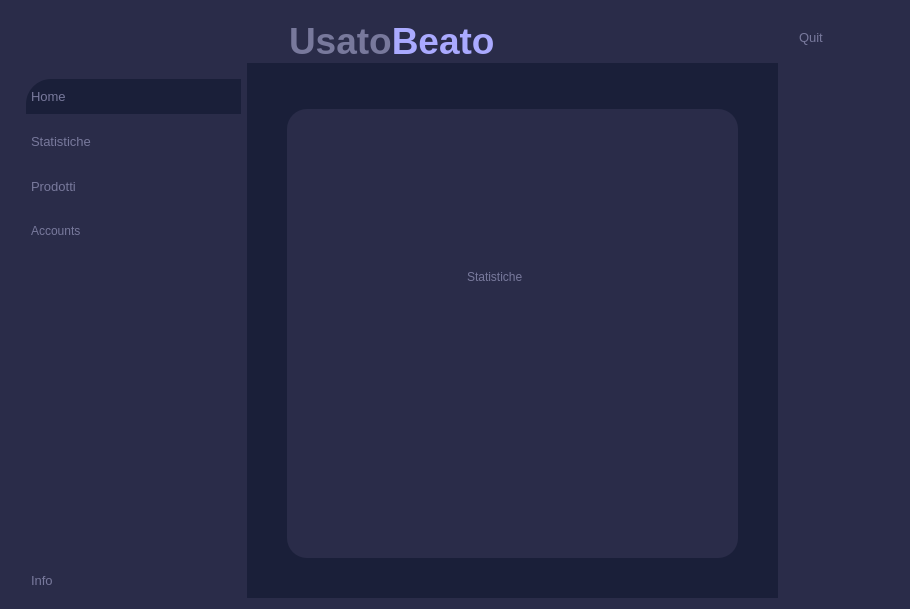
<?xml version="1.0" encoding="UTF-8"?>
<ui version="4.0">
 <class>firstWidget</class>
 <widget class="QWidget" name="firstWidget">
  <property name="geometry">
   <rect>
    <x>0</x>
    <y>0</y>
    <width>910</width>
    <height>609</height>
   </rect>
  </property>
  <property name="windowTitle">
   <string>Form</string>
  </property>
  <property name="styleSheet">
   <string notr="true">
*{
color: #78799c;
border: none;
}

#firstWidget, #frame_2, #frame_5{
	background-color: #2a2c49;
}

#mainBody,#centralwidget{
	background-color: #1a1f39;
}

QLineEdit{
	background-color:transparent;
}

#searchFrame, QLineEdit{
	border-radius: 10px;
	border: 2px solid #78799c;
}

#appHeader{
	color:#78799c;
}

#prodottiHeader{
	color:  #a06ce3;
}

#avantiarw{
	border: 1px solid #a06ce3;
	background-color: #a06ce3 ;
	border-radius: 5px;
	
}

#finestreSecondarie{
	background-color: #2a2c49;
	border: solid;
	border-radius: 20px;
}

QLabel{
	color:#78799c;
}

#mainFrame{
	background-color: #2a2c49;
}

#homeBtn{
	color:#78799c;
	background-color:#1a1f39;
	padding : 10px 5px;
	text-align:left;
	border-top-left-radius:25px;
}

QPushButton{
	padding : 10px 5px;
	text-align:left;
	color:#78799c;
	font: 10pt &quot;Leelawadee UI&quot;;
}


#frame_3{
	background-color:#2a2c49;
	border: solid;
	border-radius: 20px;
}
QTableWidget{
	background-color:#2a2c49;
	border: solid;
}
</string>
  </property>
  <layout class="QHBoxLayout" name="horizontalLayout">
   <item>
    <widget class="QCustomSlideMenu" name="leftMenu" native="true">
     <property name="minimumSize">
      <size>
       <width>230</width>
       <height>0</height>
      </size>
     </property>
     <property name="maximumSize">
      <size>
       <width>230</width>
       <height>16777215</height>
      </size>
     </property>
     <layout class="QVBoxLayout" name="verticalLayout_3">
      <property name="spacing">
       <number>0</number>
      </property>
      <property name="leftMargin">
       <number>0</number>
      </property>
      <property name="topMargin">
       <number>0</number>
      </property>
      <property name="rightMargin">
       <number>0</number>
      </property>
      <property name="bottomMargin">
       <number>0</number>
      </property>
      <item>
       <widget class="QFrame" name="frame_5">
        <property name="frameShape">
         <enum>QFrame::StyledPanel</enum>
        </property>
        <property name="frameShadow">
         <enum>QFrame::Raised</enum>
        </property>
        <layout class="QHBoxLayout" name="horizontalLayout_9">
         <property name="spacing">
          <number>0</number>
         </property>
         <property name="leftMargin">
          <number>0</number>
         </property>
         <property name="topMargin">
          <number>68</number>
         </property>
         <property name="rightMargin">
          <number>0</number>
         </property>
         <property name="bottomMargin">
          <number>0</number>
         </property>
        </layout>
       </widget>
      </item>
      <item>
       <widget class="QFrame" name="frame_2">
        <property name="sizePolicy">
         <sizepolicy hsizetype="Preferred" vsizetype="Expanding">
          <horstretch>0</horstretch>
          <verstretch>0</verstretch>
         </sizepolicy>
        </property>
        <property name="frameShape">
         <enum>QFrame::StyledPanel</enum>
        </property>
        <property name="frameShadow">
         <enum>QFrame::Raised</enum>
        </property>
        <layout class="QVBoxLayout" name="verticalLayout_4">
         <property name="spacing">
          <number>0</number>
         </property>
         <property name="leftMargin">
          <number>0</number>
         </property>
         <property name="topMargin">
          <number>0</number>
         </property>
         <property name="rightMargin">
          <number>0</number>
         </property>
         <property name="bottomMargin">
          <number>0</number>
         </property>
         <item>
          <widget class="QFrame" name="frame_6">
           <property name="sizePolicy">
            <sizepolicy hsizetype="Preferred" vsizetype="Expanding">
             <horstretch>0</horstretch>
             <verstretch>0</verstretch>
            </sizepolicy>
           </property>
           <property name="frameShape">
            <enum>QFrame::StyledPanel</enum>
           </property>
           <property name="frameShadow">
            <enum>QFrame::Raised</enum>
           </property>
           <layout class="QVBoxLayout" name="verticalLayout_5">
            <property name="spacing">
             <number>10</number>
            </property>
            <property name="leftMargin">
             <number>15</number>
            </property>
            <property name="topMargin">
             <number>0</number>
            </property>
            <property name="rightMargin">
             <number>0</number>
            </property>
            <property name="bottomMargin">
             <number>0</number>
            </property>
            <item>
             <widget class="QPushButton" name="homeBtn">
              <property name="font">
               <font>
                <family>Leelawadee UI</family>
                <pointsize>10</pointsize>
                <italic>false</italic>
                <bold>false</bold>
               </font>
              </property>
              <property name="cursor">
               <cursorShape>PointingHandCursor</cursorShape>
              </property>
              <property name="text">
               <string>Home</string>
              </property>
              <property name="icon">
               <iconset>
                <normaloff>:/purpleIcons/assets/#78799c(purple) icons/home.svg</normaloff>:/purpleIcons/assets/#78799c(purple) icons/home.svg</iconset>
              </property>
              <property name="iconSize">
               <size>
                <width>24</width>
                <height>24</height>
               </size>
              </property>
             </widget>
            </item>
            <item>
             <widget class="QPushButton" name="statisticBtn">
              <property name="font">
               <font>
                <family>Leelawadee UI</family>
                <pointsize>10</pointsize>
                <italic>false</italic>
                <bold>false</bold>
               </font>
              </property>
              <property name="cursor">
               <cursorShape>PointingHandCursor</cursorShape>
              </property>
              <property name="text">
               <string>Statistiche</string>
              </property>
              <property name="icon">
               <iconset>
                <normaloff>:/purpleIcons/assets/#78799c(purple) icons/trending-up.svg</normaloff>:/purpleIcons/assets/#78799c(purple) icons/trending-up.svg</iconset>
              </property>
              <property name="iconSize">
               <size>
                <width>24</width>
                <height>24</height>
               </size>
              </property>
             </widget>
            </item>
            <item>
             <widget class="QPushButton" name="prodottiBtn">
              <property name="font">
               <font>
                <family>Leelawadee UI</family>
                <pointsize>10</pointsize>
                <italic>false</italic>
                <bold>false</bold>
               </font>
              </property>
              <property name="cursor">
               <cursorShape>PointingHandCursor</cursorShape>
              </property>
              <property name="text">
               <string>Prodotti</string>
              </property>
              <property name="icon">
               <iconset>
                <normaloff>:/purpleIcons/assets/#78799c(purple) icons/shopping-cart.svg</normaloff>:/purpleIcons/assets/#78799c(purple) icons/shopping-cart.svg</iconset>
              </property>
              <property name="iconSize">
               <size>
                <width>24</width>
                <height>24</height>
               </size>
              </property>
             </widget>
            </item>
            <item>
             <widget class="QPushButton" name="accountBtn">
              <property name="cursor">
               <cursorShape>PointingHandCursor</cursorShape>
              </property>
              <property name="text">
               <string>Accounts</string>
              </property>
              <property name="icon">
               <iconset>
                <normaloff>:/purpleIcons/assets/#78799c(purple) icons/users.svg</normaloff>:/purpleIcons/assets/#78799c(purple) icons/users.svg</iconset>
              </property>
             </widget>
            </item>
            <item alignment="Qt::AlignBottom">
             <widget class="QPushButton" name="infoBtn">
              <property name="font">
               <font>
                <family>Leelawadee UI</family>
                <pointsize>10</pointsize>
                <italic>false</italic>
                <bold>false</bold>
               </font>
              </property>
              <property name="cursor">
               <cursorShape>PointingHandCursor</cursorShape>
              </property>
              <property name="text">
               <string>Info</string>
              </property>
              <property name="icon">
               <iconset>
                <normaloff>:/purpleIcons/assets/#78799c(purple) icons/info.svg</normaloff>:/purpleIcons/assets/#78799c(purple) icons/info.svg</iconset>
              </property>
              <property name="iconSize">
               <size>
                <width>24</width>
                <height>24</height>
               </size>
              </property>
             </widget>
            </item>
           </layout>
          </widget>
         </item>
        </layout>
       </widget>
      </item>
     </layout>
    </widget>
   </item>
   <item>
    <widget class="QWidget" name="mainBody" native="true">
     <property name="sizePolicy">
      <sizepolicy hsizetype="Expanding" vsizetype="Preferred">
       <horstretch>0</horstretch>
       <verstretch>0</verstretch>
      </sizepolicy>
     </property>
     <property name="minimumSize">
      <size>
       <width>0</width>
       <height>0</height>
      </size>
     </property>
     <layout class="QVBoxLayout" name="verticalLayout">
      <property name="leftMargin">
       <number>0</number>
      </property>
      <property name="topMargin">
       <number>0</number>
      </property>
      <property name="rightMargin">
       <number>0</number>
      </property>
      <property name="bottomMargin">
       <number>0</number>
      </property>
      <item alignment="Qt::AlignTop">
       <widget class="QWidget" name="mainFrame" native="true">
        <layout class="QHBoxLayout" name="horizontalLayout_2">
         <property name="leftMargin">
          <number>0</number>
         </property>
         <property name="rightMargin">
          <number>0</number>
         </property>
         <property name="bottomMargin">
          <number>0</number>
         </property>
         <item alignment="Qt::AlignLeft|Qt::AlignTop">
          <widget class="QWidget" name="widget" native="true">
           <layout class="QHBoxLayout" name="horizontalLayout_3">
            <property name="spacing">
             <number>0</number>
            </property>
            <property name="leftMargin">
             <number>0</number>
            </property>
            <property name="topMargin">
             <number>0</number>
            </property>
            <property name="rightMargin">
             <number>0</number>
            </property>
            <property name="bottomMargin">
             <number>0</number>
            </property>
            <item>
             <widget class="QPushButton" name="menuButton">
              <property name="text">
               <string/>
              </property>
              <property name="icon">
               <iconset>
                <normaloff>../MVC/View/icons/menu.svg</normaloff>../MVC/View/icons/menu.svg</iconset>
              </property>
              <property name="iconSize">
               <size>
                <width>24</width>
                <height>24</height>
               </size>
              </property>
             </widget>
            </item>
            <item>
             <widget class="QLabel" name="applicationName">
              <property name="text">
               <string>&lt;html&gt;&lt;head/&gt;&lt;body&gt;&lt;p&gt;&lt;span style=&quot; font-size:28pt; font-weight:600;&quot;&gt;Usato&lt;/span&gt;&lt;span style=&quot; font-size:28pt; font-weight:600; color:#aaaaff;&quot;&gt;Beato&lt;/span&gt;&lt;/p&gt;&lt;/body&gt;&lt;/html&gt;</string>
              </property>
             </widget>
            </item>
           </layout>
           <zorder>applicationName</zorder>
           <zorder>menuButton</zorder>
          </widget>
         </item>
         <item alignment="Qt::AlignHCenter|Qt::AlignTop">
          <widget class="QWidget" name="widget_2" native="true">
           <layout class="QHBoxLayout" name="horizontalLayout_4"/>
          </widget>
         </item>
         <item alignment="Qt::AlignRight|Qt::AlignTop">
          <widget class="QWidget" name="widget_3" native="true">
           <layout class="QHBoxLayout" name="horizontalLayout_6">
            <property name="spacing">
             <number>0</number>
            </property>
            <property name="leftMargin">
             <number>0</number>
            </property>
            <property name="topMargin">
             <number>0</number>
            </property>
            <property name="rightMargin">
             <number>0</number>
            </property>
            <property name="bottomMargin">
             <number>0</number>
            </property>
            <item>
             <widget class="QPushButton" name="accountButton">
              <property name="cursor">
               <cursorShape>PointingHandCursor</cursorShape>
              </property>
              <property name="text">
               <string/>
              </property>
              <property name="icon">
               <iconset>
                <normaloff>:/purpleIcons/assets/#78799c(purple) icons/user.svg</normaloff>:/purpleIcons/assets/#78799c(purple) icons/user.svg</iconset>
              </property>
              <property name="iconSize">
               <size>
                <width>32</width>
                <height>32</height>
               </size>
              </property>
             </widget>
            </item>
           </layout>
          </widget>
         </item>
        </layout>
       </widget>
      </item>
      <item>
       <widget class="QWidget" name="widget_4" native="true">
        <property name="sizePolicy">
         <sizepolicy hsizetype="Preferred" vsizetype="Expanding">
          <horstretch>0</horstretch>
          <verstretch>0</verstretch>
         </sizepolicy>
        </property>
        <layout class="QVBoxLayout" name="verticalLayout_2">
         <property name="leftMargin">
          <number>40</number>
         </property>
         <property name="topMargin">
          <number>40</number>
         </property>
         <property name="rightMargin">
          <number>40</number>
         </property>
         <property name="bottomMargin">
          <number>40</number>
         </property>
         <item>
          <widget class="QStackedWidget" name="finestreSecondarie">
           <property name="currentIndex">
            <number>1</number>
           </property>
           <widget class="QWidget" name="home">
            <layout class="QVBoxLayout" name="verticalLayout_8">
             <item>
              <widget class="QLabel" name="label_6">
               <property name="text">
                <string>HOME</string>
               </property>
              </widget>
             </item>
            </layout>
           </widget>
           <widget class="QWidget" name="statistiche">
            <widget class="QLabel" name="label">
             <property name="geometry">
              <rect>
               <x>180</x>
               <y>160</y>
               <width>55</width>
               <height>16</height>
              </rect>
             </property>
             <property name="text">
              <string>Statistiche</string>
             </property>
            </widget>
           </widget>
           <widget class="QWidget" name="accounts">
            <widget class="QLabel" name="label_5">
             <property name="geometry">
              <rect>
               <x>200</x>
               <y>130</y>
               <width>55</width>
               <height>16</height>
              </rect>
             </property>
             <property name="text">
              <string>Accounts</string>
             </property>
            </widget>
           </widget>
           <widget class="QWidget" name="prodotti">
            <layout class="QHBoxLayout" name="horizontalLayout_7">
             <item>
              <widget class="QTableWidget" name="tableWidget">
               <column>
                <property name="text">
                 <string>Check</string>
                </property>
                <property name="toolTip">
                 <string notr="true"/>
                </property>
                <property name="background">
                 <color>
                  <red>170</red>
                  <green>170</green>
                  <blue>255</blue>
                 </color>
                </property>
               </column>
               <column>
                <property name="text">
                 <string>Prezzo</string>
                </property>
               </column>
               <column>
                <property name="text">
                 <string>ID</string>
                </property>
               </column>
               <column>
                <property name="text">
                 <string>Nome</string>
                </property>
               </column>
               <column>
                <property name="text">
                 <string>Data</string>
                </property>
               </column>
              </widget>
             </item>
             <item>
              <widget class="QFrame" name="frame">
               <property name="sizePolicy">
                <sizepolicy hsizetype="Preferred" vsizetype="Preferred">
                 <horstretch>0</horstretch>
                 <verstretch>0</verstretch>
                </sizepolicy>
               </property>
               <property name="minimumSize">
                <size>
                 <width>100</width>
                 <height>0</height>
                </size>
               </property>
               <property name="frameShape">
                <enum>QFrame::StyledPanel</enum>
               </property>
               <property name="frameShadow">
                <enum>QFrame::Raised</enum>
               </property>
               <layout class="QVBoxLayout" name="verticalLayout_9">
                <property name="spacing">
                 <number>0</number>
                </property>
                <property name="leftMargin">
                 <number>0</number>
                </property>
                <property name="topMargin">
                 <number>0</number>
                </property>
                <property name="rightMargin">
                 <number>0</number>
                </property>
                <property name="bottomMargin">
                 <number>0</number>
                </property>
                <item alignment="Qt::AlignHCenter">
                 <widget class="QFrame" name="searchFrame">
                  <property name="maximumSize">
                   <size>
                    <width>200</width>
                    <height>16777215</height>
                   </size>
                  </property>
                  <property name="font">
                   <font>
                    <stylestrategy>PreferDefault</stylestrategy>
                   </font>
                  </property>
                  <property name="cursor">
                   <cursorShape>IBeamCursor</cursorShape>
                  </property>
                  <property name="focusPolicy">
                   <enum>Qt::NoFocus</enum>
                  </property>
                  <property name="contextMenuPolicy">
                   <enum>Qt::CustomContextMenu</enum>
                  </property>
                  <property name="toolTip">
                   <string/>
                  </property>
                  <property name="whatsThis">
                   <string/>
                  </property>
                  <property name="accessibleName">
                   <string/>
                  </property>
                  <property name="accessibleDescription">
                   <string/>
                  </property>
                  <property name="frameShape">
                   <enum>QFrame::StyledPanel</enum>
                  </property>
                  <property name="frameShadow">
                   <enum>QFrame::Raised</enum>
                  </property>
                  <layout class="QHBoxLayout" name="horizontalLayout_8">
                   <property name="spacing">
                    <number>0</number>
                   </property>
                   <property name="leftMargin">
                    <number>0</number>
                   </property>
                   <property name="topMargin">
                    <number>0</number>
                   </property>
                   <property name="rightMargin">
                    <number>0</number>
                   </property>
                   <property name="bottomMargin">
                    <number>0</number>
                   </property>
                   <item>
                    <widget class="QPushButton" name="pushButton_6">
                     <property name="text">
                      <string/>
                     </property>
                     <property name="icon">
                      <iconset>
                       <normaloff>:/purpleIcons/assets/#78799c(purple) icons/search.svg</normaloff>:/purpleIcons/assets/#78799c(purple) icons/search.svg</iconset>
                     </property>
                    </widget>
                   </item>
                   <item>
                    <widget class="QLineEdit" name="search_le">
                     <property name="inputMask">
                      <string/>
                     </property>
                     <property name="text">
                      <string/>
                     </property>
                     <property name="placeholderText">
                      <string>Cerca Prodotto</string>
                     </property>
                    </widget>
                   </item>
                  </layout>
                 </widget>
                </item>
                <item>
                 <widget class="QFrame" name="frame_4">
                  <property name="sizePolicy">
                   <sizepolicy hsizetype="Preferred" vsizetype="Expanding">
                    <horstretch>0</horstretch>
                    <verstretch>0</verstretch>
                   </sizepolicy>
                  </property>
                  <property name="frameShape">
                   <enum>QFrame::StyledPanel</enum>
                  </property>
                  <property name="frameShadow">
                   <enum>QFrame::Raised</enum>
                  </property>
                  <layout class="QVBoxLayout" name="verticalLayout_10">
                   <property name="spacing">
                    <number>0</number>
                   </property>
                   <property name="leftMargin">
                    <number>0</number>
                   </property>
                   <property name="topMargin">
                    <number>0</number>
                   </property>
                   <property name="rightMargin">
                    <number>0</number>
                   </property>
                   <property name="bottomMargin">
                    <number>0</number>
                   </property>
                   <item alignment="Qt::AlignTop">
                    <widget class="QFrame" name="frame_7">
                     <property name="frameShape">
                      <enum>QFrame::StyledPanel</enum>
                     </property>
                     <property name="frameShadow">
                      <enum>QFrame::Raised</enum>
                     </property>
                     <layout class="QHBoxLayout" name="horizontalLayout_10">
                      <property name="spacing">
                       <number>0</number>
                      </property>
                      <property name="leftMargin">
                       <number>0</number>
                      </property>
                      <property name="topMargin">
                       <number>15</number>
                      </property>
                      <property name="rightMargin">
                       <number>0</number>
                      </property>
                      <property name="bottomMargin">
                       <number>0</number>
                      </property>
                      <item alignment="Qt::AlignTop">
                       <widget class="QGroupBox" name="groupBox">
                        <property name="title">
                         <string/>
                        </property>
                        <layout class="QVBoxLayout">
                         <property name="spacing">
                          <number>0</number>
                         </property>
                         <property name="leftMargin">
                          <number>0</number>
                         </property>
                         <property name="topMargin">
                          <number>0</number>
                         </property>
                         <property name="rightMargin">
                          <number>0</number>
                         </property>
                         <property name="bottomMargin">
                          <number>0</number>
                         </property>
                         <item>
                          <widget class="QPushButton" name="pushButton_4">
                           <property name="cursor">
                            <cursorShape>PointingHandCursor</cursorShape>
                           </property>
                           <property name="text">
                            <string>Filtra Per Data</string>
                           </property>
                           <property name="icon">
                            <iconset>
                             <normaloff>:/purpleIcons/assets/#78799c(purple) icons/filter.svg</normaloff>:/purpleIcons/assets/#78799c(purple) icons/filter.svg</iconset>
                           </property>
                          </widget>
                         </item>
                         <item>
                          <widget class="QPushButton" name="pushButton_5">
                           <property name="cursor">
                            <cursorShape>PointingHandCursor</cursorShape>
                           </property>
                           <property name="text">
                            <string>Filtra Per Nome</string>
                           </property>
                           <property name="icon">
                            <iconset>
                             <normaloff>:/purpleIcons/assets/#78799c(purple) icons/filter.svg</normaloff>:/purpleIcons/assets/#78799c(purple) icons/filter.svg</iconset>
                           </property>
                          </widget>
                         </item>
                         <item alignment="Qt::AlignTop">
                          <widget class="QPushButton" name="pushButton_2">
                           <property name="cursor">
                            <cursorShape>PointingHandCursor</cursorShape>
                           </property>
                           <property name="text">
                            <string>Filtra Per Prezzo</string>
                           </property>
                           <property name="icon">
                            <iconset>
                             <normaloff>:/purpleIcons/assets/#78799c(purple) icons/filter.svg</normaloff>:/purpleIcons/assets/#78799c(purple) icons/filter.svg</iconset>
                           </property>
                          </widget>
                         </item>
                        </layout>
                       </widget>
                      </item>
                     </layout>
                    </widget>
                   </item>
                  </layout>
                 </widget>
                </item>
                <item alignment="Qt::AlignTop">
                 <widget class="QFrame" name="frame_salva_rimuovi">
                  <property name="sizePolicy">
                   <sizepolicy hsizetype="Preferred" vsizetype="Expanding">
                    <horstretch>0</horstretch>
                    <verstretch>0</verstretch>
                   </sizepolicy>
                  </property>
                  <property name="minimumSize">
                   <size>
                    <width>0</width>
                    <height>30</height>
                   </size>
                  </property>
                  <property name="styleSheet">
                   <string notr="true">QPushButton{
	color:#78799c;
	background-color:#1a1f39;
	border-radius: 15px;
	padding : 10px 5px;
	text-align:left;
	padding : 10px 5px;
	text-align:left;
	color:#78799c;
	font: 10pt &quot;Leelawadee UI&quot;;
}
</string>
                  </property>
                  <property name="frameShape">
                   <enum>QFrame::StyledPanel</enum>
                  </property>
                  <property name="frameShadow">
                   <enum>QFrame::Raised</enum>
                  </property>
                  <layout class="QHBoxLayout" name="horizontalLayout_5">
                   <item alignment="Qt::AlignHCenter">
                    <widget class="QPushButton" name="aggiungiBtn">
                     <property name="cursor">
                      <cursorShape>PointingHandCursor</cursorShape>
                     </property>
                     <property name="text">
                      <string>Aggiungi</string>
                     </property>
                     <property name="icon">
                      <iconset>
                       <normaloff>:/purpleIcons/assets/#78799c(purple) icons/plus.svg</normaloff>:/purpleIcons/assets/#78799c(purple) icons/plus.svg</iconset>
                     </property>
                    </widget>
                   </item>
                   <item alignment="Qt::AlignHCenter">
                    <widget class="QPushButton" name="rimuoviBtn">
                     <property name="cursor">
                      <cursorShape>PointingHandCursor</cursorShape>
                     </property>
                     <property name="text">
                      <string>Rimuovi</string>
                     </property>
                     <property name="icon">
                      <iconset>
                       <normaloff>:/purpleIcons/assets/#78799c(purple) icons/minus.svg</normaloff>:/purpleIcons/assets/#78799c(purple) icons/minus.svg</iconset>
                     </property>
                    </widget>
                   </item>
                  </layout>
                 </widget>
                </item>
               </layout>
              </widget>
             </item>
            </layout>
           </widget>
           <widget class="QWidget" name="aggiungiProdottopg">
            <layout class="QHBoxLayout" name="horizontalLayout_11">
             <item>
              <widget class="QFrame" name="addProdottoFrm">
               <property name="frameShape">
                <enum>QFrame::StyledPanel</enum>
               </property>
               <property name="frameShadow">
                <enum>QFrame::Raised</enum>
               </property>
               <layout class="QVBoxLayout" name="verticalLayout_11">
                <property name="spacing">
                 <number>0</number>
                </property>
                <property name="leftMargin">
                 <number>0</number>
                </property>
                <property name="topMargin">
                 <number>0</number>
                </property>
                <property name="rightMargin">
                 <number>0</number>
                </property>
                <property name="bottomMargin">
                 <number>0</number>
                </property>
                <item>
                 <widget class="QLineEdit" name="nomeLe">
                  <property name="font">
                   <font>
                    <pointsize>10</pointsize>
                    <bold>true</bold>
                   </font>
                  </property>
                  <property name="cursorPosition">
                   <number>0</number>
                  </property>
                  <property name="placeholderText">
                   <string>Nome Prodotto</string>
                  </property>
                 </widget>
                </item>
                <item>
                 <widget class="QLineEdit" name="idAccountLe">
                  <property name="font">
                   <font>
                    <pointsize>10</pointsize>
                    <bold>true</bold>
                   </font>
                  </property>
                  <property name="placeholderText">
                   <string>idAccount</string>
                  </property>
                 </widget>
                </item>
                <item>
                 <widget class="QLineEdit" name="prezzoLe">
                  <property name="font">
                   <font>
                    <pointsize>10</pointsize>
                    <bold>true</bold>
                   </font>
                  </property>
                  <property name="placeholderText">
                   <string>Prezzo</string>
                  </property>
                 </widget>
                </item>
                <item>
                 <widget class="QLineEdit" name="idCategoriaLe">
                  <property name="font">
                   <font>
                    <pointsize>10</pointsize>
                    <bold>true</bold>
                   </font>
                  </property>
                  <property name="placeholderText">
                   <string>idCategoria</string>
                  </property>
                 </widget>
                </item>
                <item>
                 <widget class="QLineEdit" name="idScaffaleLe">
                  <property name="font">
                   <font>
                    <pointsize>10</pointsize>
                    <bold>true</bold>
                   </font>
                  </property>
                  <property name="placeholderText">
                   <string>idScaffale</string>
                  </property>
                 </widget>
                </item>
                <item alignment="Qt::AlignHCenter">
                 <widget class="QPushButton" name="saveBtn">
                  <property name="cursor">
                   <cursorShape>PointingHandCursor</cursorShape>
                  </property>
                  <property name="styleSheet">
                   <string notr="true">QPushButton{
	color:#78799c;
	background-color:#1a1f39;
	border-radius: 15px;
	padding : 10px 5px;
	text-align:left;
	padding : 10px 5px;
	text-align:left;
	color:#78799c;
	font: 10pt &quot;Leelawadee UI&quot;;
}</string>
                  </property>
                  <property name="text">
                   <string>Salva</string>
                  </property>
                  <property name="icon">
                   <iconset>
                    <normaloff>:/purpleIcons/assets/#78799c(purple) icons/save.svg</normaloff>:/purpleIcons/assets/#78799c(purple) icons/save.svg</iconset>
                  </property>
                 </widget>
                </item>
               </layout>
              </widget>
             </item>
            </layout>
           </widget>
          </widget>
         </item>
        </layout>
       </widget>
      </item>
     </layout>
    </widget>
   </item>
   <item>
    <widget class="QCustomSlideMenu" name="profileCont" native="true">
     <property name="sizePolicy">
      <sizepolicy hsizetype="Maximum" vsizetype="Preferred">
       <horstretch>0</horstretch>
       <verstretch>0</verstretch>
      </sizepolicy>
     </property>
     <property name="minimumSize">
      <size>
       <width>115</width>
       <height>0</height>
      </size>
     </property>
     <layout class="QVBoxLayout" name="verticalLayout_6">
      <property name="spacing">
       <number>0</number>
      </property>
      <property name="leftMargin">
       <number>10</number>
      </property>
      <property name="topMargin">
       <number>0</number>
      </property>
      <property name="rightMargin">
       <number>0</number>
      </property>
      <property name="bottomMargin">
       <number>0</number>
      </property>
      <item alignment="Qt::AlignTop">
       <widget class="QFrame" name="frame_3">
        <property name="sizePolicy">
         <sizepolicy hsizetype="Fixed" vsizetype="Preferred">
          <horstretch>0</horstretch>
          <verstretch>0</verstretch>
         </sizepolicy>
        </property>
        <property name="minimumSize">
         <size>
          <width>30</width>
          <height>30</height>
         </size>
        </property>
        <property name="frameShape">
         <enum>QFrame::StyledPanel</enum>
        </property>
        <property name="frameShadow">
         <enum>QFrame::Raised</enum>
        </property>
        <layout class="QVBoxLayout" name="verticalLayout_7">
         <property name="leftMargin">
          <number>0</number>
         </property>
         <property name="rightMargin">
          <number>11</number>
         </property>
         <item>
          <widget class="QPushButton" name="quitBtn">
           <property name="sizePolicy">
            <sizepolicy hsizetype="Minimum" vsizetype="Fixed">
             <horstretch>0</horstretch>
             <verstretch>0</verstretch>
            </sizepolicy>
           </property>
           <property name="font">
            <font>
             <family>Leelawadee UI</family>
             <pointsize>10</pointsize>
             <italic>false</italic>
             <bold>false</bold>
            </font>
           </property>
           <property name="cursor">
            <cursorShape>PointingHandCursor</cursorShape>
           </property>
           <property name="text">
            <string>Quit</string>
           </property>
           <property name="icon">
            <iconset>
             <normaloff>:/purpleIcons/assets/#78799c(purple) icons/x-octagon.svg</normaloff>:/purpleIcons/assets/#78799c(purple) icons/x-octagon.svg</iconset>
           </property>
           <property name="iconSize">
            <size>
             <width>32</width>
             <height>32</height>
            </size>
           </property>
          </widget>
         </item>
        </layout>
       </widget>
      </item>
     </layout>
    </widget>
   </item>
  </layout>
 </widget>
 <customwidgets>
  <customwidget>
   <class>QCustomSlideMenu</class>
   <extends>QWidget</extends>
   <header location="global">Custom_Widgets.Widgets.h</header>
   <container>1</container>
  </customwidget>
 </customwidgets>
 <resources/>
 <connections/>
</ui>
